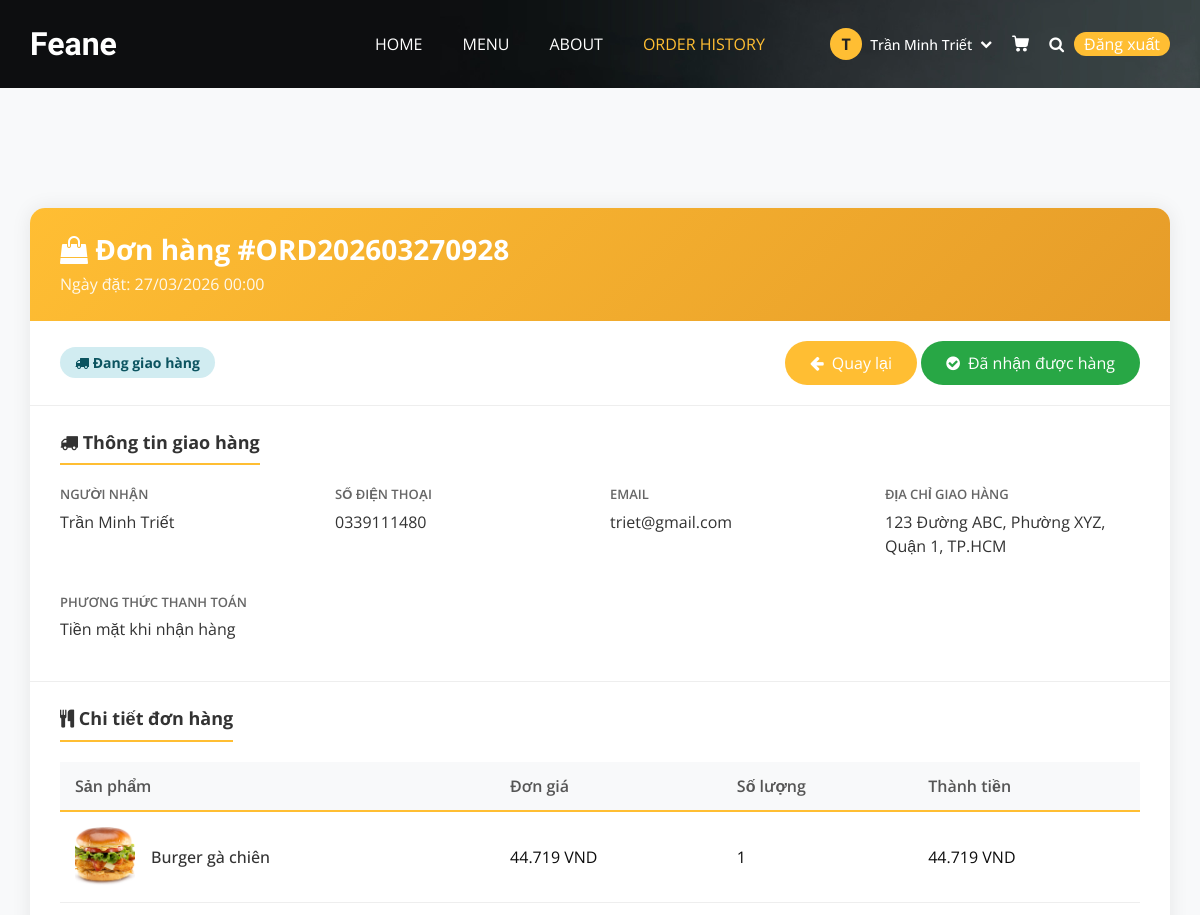
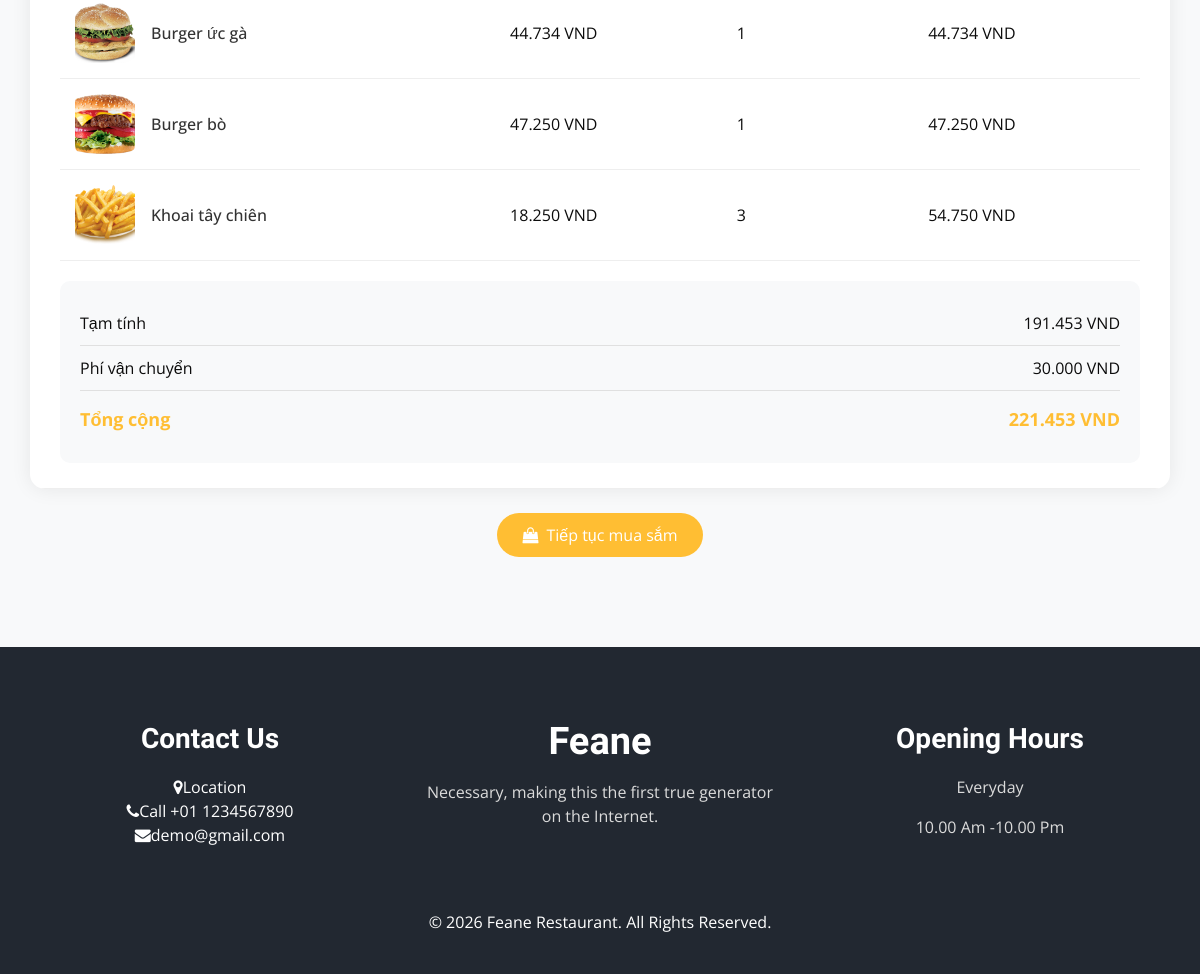
Page /order_detail.php?id=23 (signed in) on the committed database (2 pictures, top to bottom).
### tables this page shows
CREATE TABLE `users` (
  `id` int(11) NOT NULL,
  `full_name` varchar(100) NOT NULL,
  `username` varchar(50) NOT NULL,
  `email` varchar(100) NOT NULL,
  `phone` varchar(20) DEFAULT NULL,
  `password` varchar(255) NOT NULL,
  `address` varchar(255) DEFAULT NULL,
  `birthday` date DEFAULT NULL,
  `register_date` date NOT NULL,
  `role` enum('admin','user') DEFAULT 'user',
  `status` enum('active','locked','inactive') DEFAULT 'active',
  `notes` text DEFAULT NULL,
  `avatar` varchar(255) DEFAULT NULL,
  `last_login` datetime DEFAULT NULL,
  `created_at` timestamp NOT NULL DEFAULT current_timestamp(),
  `updated_at` timestamp NOT NULL DEFAULT current_timestamp() ON UPDATE current_timestamp()
);

CREATE TABLE `orders` (
  `id` int(11) NOT NULL,
  `order_code` varchar(20) NOT NULL,
  `user_id` int(11) DEFAULT NULL,
  `customer_name` varchar(100) NOT NULL,
  `customer_phone` varchar(20) DEFAULT NULL,
  `customer_email` varchar(100) DEFAULT NULL,
  `customer_address` varchar(255) DEFAULT NULL,
  `order_date` date NOT NULL,
  `total_amount` decimal(10,2) NOT NULL,
  `shipping_fee` decimal(10,2) DEFAULT 0.00,
  `discount` decimal(10,2) DEFAULT 0.00,
  `final_amount` decimal(10,2) NOT NULL,
  `status` enum('pending','confirmed','shipped','cancelled') DEFAULT 'pending',
  `payment_method` varchar(50) DEFAULT NULL,
  `notes` text DEFAULT NULL,
  `created_at` timestamp NOT NULL DEFAULT current_timestamp(),
  `updated_at` timestamp NOT NULL DEFAULT current_timestamp() ON UPDATE current_timestamp()
);

CREATE TABLE `order_details` (
  `id` int(11) NOT NULL,
  `order_id` int(11) NOT NULL,
  `product_id` int(11) NOT NULL,
  `quantity` int(11) NOT NULL CHECK (`quantity` > 0),
  `unit_price` decimal(10,2) NOT NULL,
  `subtotal` decimal(10,2) NOT NULL
);

CREATE TABLE `products` (
  `id` int(11) NOT NULL,
  `code` varchar(20) NOT NULL,
  `name` varchar(200) NOT NULL,
  `category_id` int(11) NOT NULL,
  `description` text DEFAULT NULL,
  `image` varchar(255) DEFAULT NULL,
  `cost_price` decimal(10,2) NOT NULL,
  `selling_price` decimal(10,2) NOT NULL,
  `stock_quantity` int(11) DEFAULT 0,
  `status` enum('active','inactive') DEFAULT 'active',
  `created_at` timestamp NOT NULL DEFAULT current_timestamp(),
  `updated_at` timestamp NOT NULL DEFAULT current_timestamp() ON UPDATE current_timestamp(),
  `profit_percentage` int(11) DEFAULT NULL
);

### order_detail.php (the view, shortened to what this page needs)
<?php
require_once 'includes/db_connection.php';
$user_id = $_SESSION['user_id'];
$order_id = isset($_GET['id']) ? (int)$_GET['id'] : 0;
$order_info = null;
try {
    $stmt = $pdo->prepare("
        SELECT o.*,
               (SELECT COUNT(*) FROM order_details WHERE order_id = o.id) as item_count
        FROM orders o
        WHERE o.id = ? AND o.user_id = ?
    ");
    $stmt->execute([$order_id, $user_id]);
    $order_info = $stmt->fetch(PDO::FETCH_ASSOC);
} catch (PDOException $e) {
    header('Location: order_history.php');
    exit;
}
$order_details = [];
try {
    $stmt = $pdo->prepare("
        SELECT od.*, p.name as product_name, p.image as product_image
        FROM order_details od
        LEFT JOIN products p ON od.product_id = p.id
        WHERE od.order_id = ?
        ORDER BY od.id ASC
    ");
    $stmt->execute([$order_id]);
    $order_details = $stmt->fetchAll(PDO::FETCH_ASSOC);
} catch (PDOException $e) {
}
$user_info = null;
try {
    $stmt = $pdo->prepare("SELECT id, username, full_name, email, phone, address FROM users WHERE id = ?");
    $stmt->execute([$user_id]);
    $user_info = $stmt->fetch(PDO::FETCH_ASSOC);
} catch (PDOException $e) {
}
function formatCurrency($amount) {
    return number_format($amount, 0, ',', '.') . ' VND';
}
function formatDate($date) {
    return date('d/m/Y H:i', strtotime($date));
}
function getStatusInfo($status) {
    $statuses = [
        'pending' => ['class' => 'status-pending', 'text' => 'Chờ xử lý', 'icon' => 'fa-clock-o'],
        'new' => ['class' => 'status-new', 'text' => 'Mới đặt', 'icon' => 'fa-star'],
        'confirmed' => ['class' => 'status-confirmed', 'text' => 'Đã xác nhận', 'icon' => 'fa-check-circle'],
        'processing' => ['class' => 'status-processing', 'text' => 'Đang xử lý', 'icon' => 'fa-refresh'],
        'shipped' => ['class' => 'status-shipped', 'text' => 'Đang giao hàng', 'icon' => 'fa-truck'],
        'delivered' => ['class' => 'status-delivered', 'text' => 'Đã giao hàng', 'icon' => 'fa-check-circle'],
        'cancelled' => ['class' => 'status-cancelled', 'text' => 'Đã hủy', 'icon' => 'fa-ban']
    ];
    return $statuses[$status] ?? ['class' => 'status-pending', 'text' => 'Chờ xử lý', 'icon' => 'fa-clock-o'];
}
function getPaymentMethodText($method) {
    $methods = [
        'cash' => 'Tiền mặt khi nhận hàng',
        'bank_transfer' => 'Chuyển khoản ngân hàng',
        'online' => 'Thanh toán trực tuyến',
        'momo' => 'Ví MoMo',
        'zalopay' => 'ZaloPay'
    ];
    return $methods[$method] ?? $method;
}
$status_info = getStatusInfo($order_info['status']);
$final_amount = $order_info['final_amount'] ?? ($order_info['total_amount'] + ($order_info['shipping_fee'] ?? 0));
$show_received_btn = ($order_info['status'] == 'shipped');
?>
<!DOCTYPE html>
<html lang="vi">
<head>
    <link rel="stylesheet" type="text/css" href="css/bootstrap.css" />
    <link href="css/font-awesome.min.css" rel="stylesheet" />
    <link href="css/style.css" rel="stylesheet" />
    <link href="css/responsive.css" rel="stylesheet" />
</head>
<body class="sub_page">
<div class="hero_area">
    <div class="bg-box"><img src="images/hero-bg.jpg" alt=""></div>
    <header class="header_section">
        <div class="container">
            <nav class="navbar navbar-expand-lg custom_nav-container">
                <a class="navbar-brand" href="index.php"><span>Feane</span></a>
                <div class="collapse navbar-collapse" id="navbarSupportedContent">
                    <ul class="navbar-nav mx-auto">
                        <li class="nav-item"><a class="nav-link" href="index.php">HOME</a></li>
                        <li class="nav-item"><a class="nav-link" href="menu.php">MENU</a></li>
                        <li class="nav-item"><a class="nav-link" href="about.php">ABOUT</a></li>
                        <li class="nav-item active"><a class="nav-link" href="order_history.php">ORDER HISTORY</a></li>
                    </ul>
                    <div class="user_option">
                        <?php if (isset($_SESSION['user_id']) && $user_info): ?>
                            <div class="user-dropdown">
                                <button class="user-dropdown-btn" id="userDropdownBtn">
                                    <div class="user-icon"><?= strtoupper(substr($user_info['full_name'] ?? $user_info['username'], 0, 1)) ?></div>
                                    <span class="user-name"><?= htmlspecialchars($user_info['full_name'] ?: $user_info['username']) ?></span>
                                    <i class="fa fa-chevron-down" style="color: white; font-size: 12px;"></i>
                                </button>
                            </div>
                        <?php else: ?>
                            <a href="user/login.php" class="user_link"><i class="fa fa-user"></i></a>
                        <?php endif; ?>
                        <a class="cart_link" href="cart.php">
                        </a>
                        <a href="search.php" class="btn nav_search-btn"><i class="fa fa-search"></i></a>
                        <div class="order_online"><a href="user/logout.php" style="color: white;">Đăng xuất</a></div>
                    </div>
                </div>
            </nav>
        </div>
    </header>
</div>
<section class="food_section layout_padding">
    <div class="container">
        <div class="order-detail-container">
            <div class="order-header">
                <h3><i class="fa fa-shopping-bag"></i> Đơn hàng #<?= htmlspecialchars($order_info['order_code']) ?></h3>
                <p>Ngày đặt: <?= formatDate($order_info['order_date'] ?? $order_info['created_at']) ?></p>
            </div>
            <div class="order-status">
                <div class="d-flex justify-content-between align-items-center flex-wrap">
                    <div>
                        <span class="status-badge <?= $status_info['class'] ?>">
                            <i class="fa <?= $status_info['icon'] ?>"></i> <?= $status_info['text'] ?>
                        </span>
                    </div>
                    <div class="mt-2 mt-sm-0">
                        <a href="order_history.php" class="btn-back"><i class="fa fa-arrow-left"></i> Quay lại</a>
                        <?php if ($show_received_btn): ?>
                        <button onclick="confirmReceived(<?= $order_info['id'] ?>, '<?= htmlspecialchars($order_info['order_code']) ?>')" class="btn-received">
                            <i class="fa fa-check-circle"></i> Đã nhận được hàng
                        </button>
                        <?php endif; ?>
                    </div>
                </div>
            </div>
            <div class="order-info-section">
                <h4 class="info-title"><i class="fa fa-truck"></i> Thông tin giao hàng</h4>
                <div class="info-grid">
                    <div class="info-item"><div class="info-label">Người nhận</div><div class="info-value"><?= htmlspecialchars($order_info['customer_name'] ?? $user_info['full_name']) ?></div></div>
                    <div class="info-item"><div class="info-label">Số điện thoại</div><div class="info-value"><?= htmlspecialchars($order_info['customer_phone'] ?? $user_info['phone'] ?? '') ?></div></div>
                    <div class="info-item"><div class="info-label">Email</div><div class="info-value"><?= htmlspecialchars($user_info['email'] ?? '') ?></div></div>
                    <div class="info-item"><div class="info-label">Địa chỉ giao hàng</div><div class="info-value"><?= htmlspecialchars($order_info['customer_address'] ?? $user_info['address'] ?? '') ?></div></div>
                    <div class="info-item"><div class="info-label">Phương thức thanh toán</div><div class="info-value"><?= getPaymentMethodText($order_info['payment_method']) ?></div></div>
                </div>
            </div>
            <div class="order-info-section">
                <h4 class="info-title"><i class="fa fa-cutlery"></i> Chi tiết đơn hàng</h4>
                <div class="table-responsive">
                    <table class="product-table">
                        <thead>
                            <tr><th>Sản phẩm</th><th>Đơn giá</th><th>Số lượng</th><th>Thành tiền</th> </thead>
                        <tbody>
                            <?php foreach ($order_details as $item): ?>
                            <tr>
                                <td><div class="d-flex align-items-center"><?php if (!empty($item['product_image'])): ?><img src="<?= htmlspecialchars($item['product_image']) ?>" class="product-image mr-3"><?php endif; ?><span class="product-name"><?= htmlspecialchars($item['product_name']) ?></span></div></td>
                                <td><?= formatCurrency($item['unit_price'] ?? $item['price']) ?></td>
                                <td><?= $item['quantity'] ?></td>
                                <td><?= formatCurrency($item['subtotal']) ?></td>
                            </tr>
                            <?php endforeach; ?>
                        </tbody>
                    </table>
                </div>
                <div class="summary-box">
                    <div class="summary-row"><span>Tạm tính</span><span><?= formatCurrency($order_info['total_amount']) ?></span></div>
                    <div class="summary-row"><span>Phí vận chuyển</span><span><?= formatCurrency($order_info['shipping_fee'] ?? 0) ?></span></div>
                    <div class="summary-row total"><span>Tổng cộng</span><span><?= formatCurrency($final_amount) ?></span></div>
                </div>
            </div>
        </div>
        <div class="text-center mt-4"><a href="menu.php" class="btn-back"><i class="fa fa-shopping-bag"></i> Tiếp tục mua sắm</a></div>
    </div>
</section>
<footer class="footer_section">
    <div class="container">
        <div class="row">
            <div class="col-md-4 footer-col"><div class="footer_contact"><h4>Contact Us</h4><div class="contact_link_box"><div><i class="fa fa-map-marker"></i><span>Location</span></div><div><i class="fa fa-phone"></i><span>Call +01 1234567890</span></div><div><i class="fa fa-envelope"></i><span>demo@gmail.com</span></div></div></div></div>
            <div class="col-md-4 footer-col"><div class="footer_detail"><a href="" class="footer-logo">Feane</a><p>Necessary, making this the first true generator on the Internet.</p></div></div>
            <div class="col-md-4 footer-col"><h4>Opening Hours</h4><p>Everyday</p><p>10.00 Am -10.00 Pm</p></div>
        </div>
        <div class="footer-info"><p>&copy; <span id="displayYear"></span> Feane Restaurant. All Rights Reserved.</p></div>
    </div>
</footer>
</body>
</html>

### css/style.css (style rules this page uses)
body { font-family: "Open Sans", sans-serif; color: #0c0c0c; background-color: #ffffff; overflow-x: hidden; }
.layout_padding { padding: 90px 0; }
a, a:hover, a:focus { text-decoration: none; }
.btn, .btn:focus { outline: none !important; -webkit-box-shadow: none; box-shadow: none; }
.hero_area { position: relative; min-height: 100vh; display: -webkit-box; display: -ms-flexbox; display: flex; -webkit-box-orient: vertical; -webkit-box-direction: normal; -ms-flex-direction: column; flex-direction: column; }
.bg-box { position: absolute; top: 0; left: 0; width: 100%; height: 100%; }
.bg-box img { width: 100%; height: 100%; -o-object-fit: cover; object-fit: cover; }
.sub_page .hero_area { min-height: auto; }
.sub_page .hero_area .bg-box { position: absolute; top: 0; left: 0; width: 100%; height: 100%; }
.sub_page .hero_area .bg-box img { width: 100%; height: 100%; -o-object-fit: cover; object-fit: cover; -o-object-position: right top; object-position: right top; }
.header_section { padding: 15px 0; }
.navbar-brand { font-family: 'Dancing Script', cursive; }
.navbar-brand span { font-weight: bold; font-size: 32px; color: #ffffff; }
.custom_nav-container { padding: 0; }
.custom_nav-container .navbar-nav { padding-left: 18%; }
.custom_nav-container .navbar-nav .nav-item .nav-link { padding: 5px 20px; color: #ffffff; text-align: center; text-transform: uppercase; border-radius: 5px; -webkit-transition: all 0.3s; transition: all 0.3s; }
.custom_nav-container .navbar-nav .nav-item:hover .nav-link, .custom_nav-container .navbar-nav .nav-item.active .nav-link { color: #ffbe33; }
.custom_nav-container .nav_search-btn { width: auto; height: auto; padding: 0; border: none; color: #ffffff; margin: 0 10px; }
.user_option { display: -webkit-box; display: -ms-flexbox; display: flex; -webkit-box-align: center; -ms-flex-align: center; align-items: center; }
.user_option a { margin: 0 10px; }
.user_option .cart_link { display: -webkit-box; display: -ms-flexbox; display: flex; -webkit-box-pack: center; -ms-flex-pack: center; justify-content: center; -webkit-box-align: center; -ms-flex-align: center; align-items: center; }
.user_option .cart_link svg { width: 17px; height: auto; fill: #ffffff; margin-bottom: 2px; }
.user_option .order_online { display: inline-block; padding: -1px 30px; background-color: #ffbe33; color: #ffffff; border-radius: 45px; -webkit-transition: all 0.3s; transition: all 0.3s; border: none; }
.footer_section { background-color: #222831; color: #ffffff; padding: 75px 0 40px 0; text-align: center; }
.footer_section h4 { font-size: 28px; }
.footer_section h4, .footer_section .footer-logo { font-weight: 600; margin-bottom: 20px; font-family: 'Dancing Script', cursive; }
.footer_section p { color: #dbdbdb; }
.footer_section .footer-col { margin-bottom: 30px; }
.footer_section .footer_contact .contact_link_box { display: -webkit-box; display: -ms-flexbox; display: flex; -webkit-box-orient: vertical; -webkit-box-direction: normal; -ms-flex-direction: column; flex-direction: column; }
.footer_section .footer-logo { display: block; font-weight: bold; font-size: 38px; line-height: 1; color: #ffffff; }
.footer_section .footer-info { text-align: center; margin-top: 25px; }
.footer_section .footer-info p { color: #ffffff; margin: 0; }

### css/responsive.css (style rules this page uses)
@media (min-width: 1200px) { .container { max-width: 1170px; } }

### rows in the picture
users: full_name "T", full_name "Trần Minh Triết", email "triet@gmail.com"
orders: order_code "ORD202603270928", order_date "27/03/2026 00:00", status "Đang giao hàng", customer_name "Trần Minh Triết", customer_phone "0339111480", customer_address "123 Đường ABC, Phường XYZ, Quận 1, TP.HCM", payment_method "Tiền mặt khi nhận hàng", total_amount "191.453 VND", shipping_fee "30.000 VND", final_amount "221.453 VND"
order_details: product.image (picture), product.name "Burger gà chiên", unit_price "44.719 VND", quantity "1", subtotal "44.719 VND"
order_details: product.image (picture), product.name "Burger ức gà", unit_price "44.734 VND", quantity "1", subtotal "44.734 VND"
order_details: product.image (picture), product.name "Burger bò", unit_price "47.250 VND", quantity "1", subtotal "47.250 VND"
order_details: product.image (picture), product.name "Khoai tây chiên", unit_price "18.250 VND", quantity "3", subtotal "54.750 VND"
